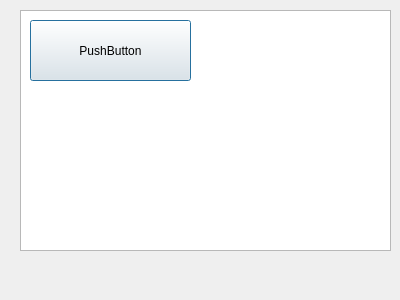
<?xml version="1.0" encoding="UTF-8"?>
<ui version="4.0">
 <class>Dialog</class>
 <widget class="QDialog" name="Dialog">
  <property name="geometry">
   <rect>
    <x>0</x>
    <y>0</y>
    <width>400</width>
    <height>300</height>
   </rect>
  </property>
  <property name="windowTitle">
   <string>Dialog</string>
  </property>
  <widget class="QTextEdit" name="textEdit">
   <property name="geometry">
    <rect>
     <x>20</x>
     <y>10</y>
     <width>371</width>
     <height>241</height>
    </rect>
   </property>
  </widget>
  <widget class="QPushButton" name="pushButton_1">
   <property name="geometry">
    <rect>
     <x>30</x>
     <y>20</y>
     <width>161</width>
     <height>61</height>
    </rect>
   </property>
   <property name="text">
    <string>PushButton</string>
   </property>
  </widget>
 </widget>
 <resources/>
 <connections/>
</ui>
